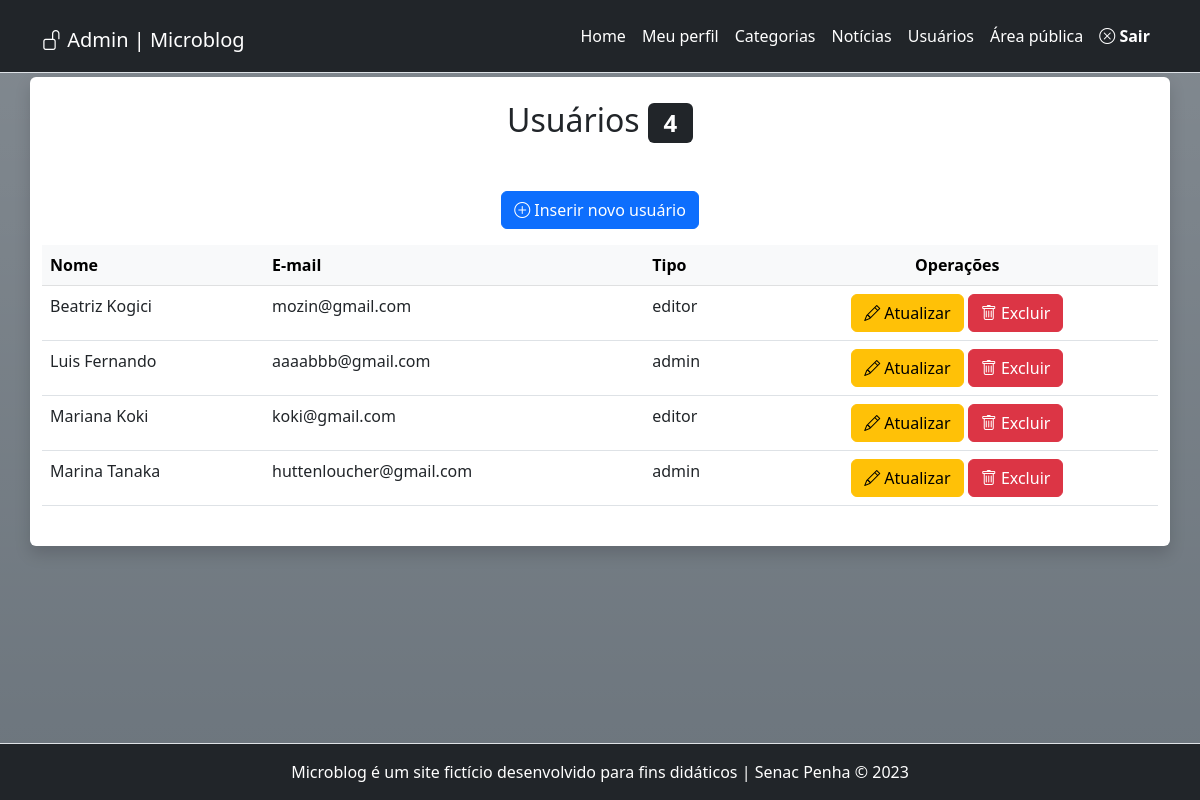
/admin/usuarios.php, run on the app's committed database.
### tables this page shows
CREATE TABLE `usuarios` (
  `id` smallint(6) NOT NULL,
  `nome` varchar(45) NOT NULL,
  `email` varchar(45) NOT NULL,
  `senha` varchar(255) NOT NULL,
  `tipo` enum('admin','editor') NOT NULL
);

### src/Banco.php (called while the page is built, shortened)
<?php
abstract class Banco {
    private static string $servidor = "localhost";
    private static string $usuario = "root";
    private static string $senha = "";
    private static string $banco = "microblog_tanaka";
    private static PDO $conexao;
    public static function conecta():PDO {
        try {
            self::$conexao = new PDO(
                "mysql:host=".self::$servidor.";
                dbname=".self::$banco.";
                charset=utf8",
                self::$usuario,
                self::$senha
            );
            self::$conexao->setAttribute( PDO::ATTR_ERRMODE, PDO::ERRMODE_EXCEPTION);
        } catch (Exception $erro) {
            die("Deu ruim: ".$erro->getMessage());
        }
        return self::$conexao;
    }
}

### src/Usuario.php (called while the page is built, shortened)
<?php
class Usuario {
    private PDO $conexao;
    public function __construct(){
        $this->conexao = Banco::conecta();
    }
    public function listar(): array {
        $sql = "SELECT * FROM usuarios ORDER BY nome";
        try {
            $consulta = $this->conexao->prepare($sql);
            $consulta->execute();
            $resultado = $consulta->fetchAll(PDO::FETCH_ASSOC);
        } catch (Exception $erro) {
            die("Erro ao exibir dados dos usuários". $erro->getMessage());
        }
        return $resultado;
    }
}

### admin/usuarios.php (the view, shortened to what this page needs)
<?php
require_once "../inc/cabecalho-admin.php";
$usuario = new Usuario;
$dadosDoUsuario = $usuario->listar();
?>
<div class="row">
	<article class="col-12 bg-white rounded shadow my-1 py-4">
		<h2 class="text-center">
		Usuários <span class="badge bg-dark"><?=count($dadosDoUsuario)?></span>
		</h2>
		<p class="text-center mt-5">
			<a class="btn btn-primary" href="usuario-insere.php">
			<i class="bi bi-plus-circle"></i>
			Inserir novo usuário</a>
		</p>
		<div class="table-responsive">
			<table class="table table-hover">
				<thead class="table-light">
					<tr>
						<th>Nome</th>
						<th>E-mail</th>
						<th>Tipo</th>
						<th class="text-center">Operações</th>
					</tr>
				</thead>
				<tbody>
				<?php foreach($dadosDoUsuario as $usuarios){ ?>
					<tr>
						<td> <?=$usuarios['nome']?> </td>
						<td> <?=$usuarios['email']?> </td>
						<td> <?=$usuarios['tipo']?> </td>
						<td class="text-center">
						<a class="btn btn-warning" href="usuario-atualiza.php?id=<?=$usuarios['id']?>">
							<i class="bi bi-pencil"></i> Atualizar
						</a>
						<a class="btn btn-danger excluir" href="usuario-exclui.php?id=<?=$usuarios['id']?>">
							<i class="bi bi-trash"></i> Excluir
						</a>
						</td>
					</tr>
				<?php } ?>
				</tbody>
			</table>
	</div>
	</article>
</div>
<?php
require_once "../inc/rodape-admin.php";
?>

### data on the page
usuarios: nome "Beatriz Kogici", email "mozin@gmail.com", tipo "editor"
usuarios: nome "Luis Fernando", email "aaaabbb@gmail.com", tipo "admin"
usuarios: nome "Mariana Koki", email "koki@gmail.com", tipo "editor"
usuarios: nome "Marina Tanaka", email "huttenloucher@gmail.com", tipo "admin"

### other printed values
count($dadosDoUsuario) "4"
